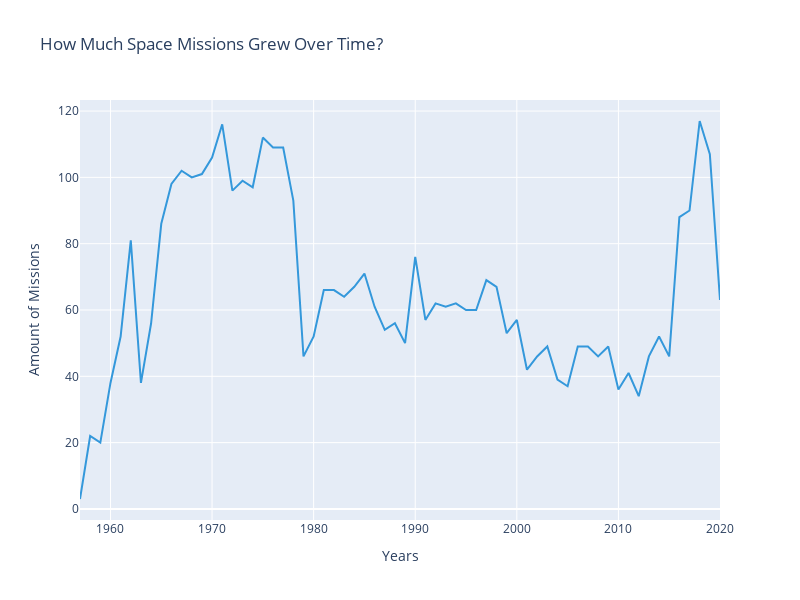

Notebook source saved alongside this figure:
### Markdown cell above
### Number Of Space Missions Over The Years

### Code cell
fig = px.line(years,
              x=years.index,
              y=years.values,
              title="How Much Space Missions Grew Over Time?",
              color_discrete_sequence=['#3498db'],
              width=800,
              height=600
)

fig.update_layout(xaxis_title="Years", yaxis_title="Amount of Missions").show()

### Figure 1 — Plotly figure (JSON) as saved in the notebook; plotly's stock layout.template omitted (floating-point values rounded to 4 significant figures)
{"data": [{"hovertemplate": "Year=%{x}<br>y=%{y}<extra></extra>", "legendgroup": "", "line": {"color": "#3498db", "dash": "solid"}, "marker": {"symbol": "circle"}, "mode": "lines", "name": "", "orientation": "v", "showlegend": false, "type": "scatter", "x": [1957, 1958, 1959, 1960, 1961, 1962, 1963, 1964, 1965, 1966, 1967, 1968, 1969, 1970, 1971, 1972, 1973, 1974, 1975, 1976, 1977, 1978, 1979, 1980, 1981, 1982, 1983, 1984, 1985, 1986, 1987, 1988, 1989, 1990, 1991, 1992, 1993, 1994, 1995, 1996, 1997, 1998, 1999, 2000, 2001, 2002, 2003, 2004, 2005, 2006, 2007, 2008, 2009, 2010, 2011, 2012, 2013, 2014, 2015, 2016, 2017, 2018, 2019, 2020], "xaxis": "x", "y": [3, 22, 20, 38, 52, 81, 38, 56, 86, 98, 102, 100, 101, 106, 116, 96, 99, 97, 112, 109, 109, 93, 46, 52, 66, 66, 64, 67, 71, 61, 54, 56, 50, 76, 57, 62, 61, 62, 60, 60, 69, 67, 53, 57, 42, 46, 49, 39, 37, 49, 49, 46, 49, 36, 41, 34, 46, 52, 46, 88, 90, 117, 107, 63], "yaxis": "y"}], "layout": {"height": 600, "legend": {"tracegroupgap": 0}, "title": {"text": "How Much Space Missions Grew Over Time?"}, "width": 800, "xaxis": {"anchor": "y", "autorange": true, "domain": [0, 1], "range": [1957, 2020], "title": {"text": "Years"}, "type": "linear"}, "yaxis": {"anchor": "x", "autorange": true, "domain": [0, 1], "range": [-3.333, 123.3], "title": {"text": "Amount of Missions"}, "type": "linear"}}}
